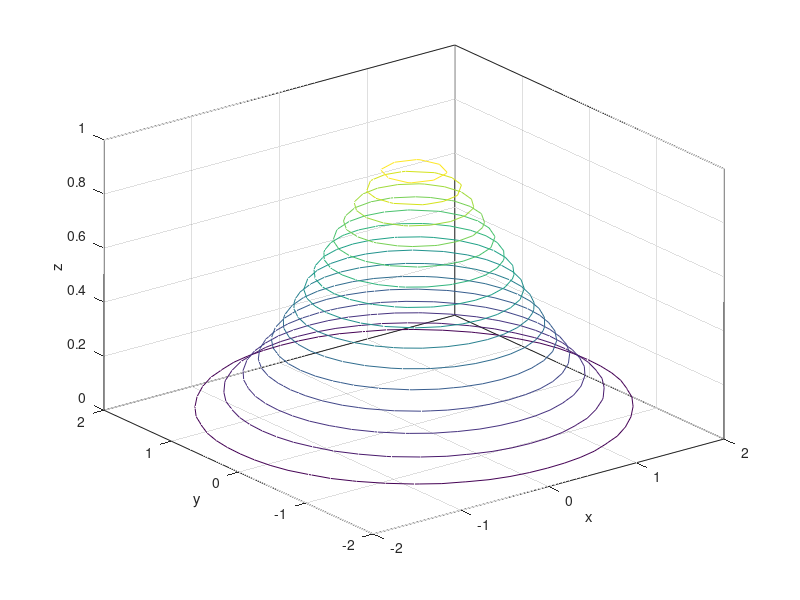

Recreate this plot in MATLAB.
x = -2:0.2:2;
y = -2:0.2:2;
[X,Y] = meshgrid(x,y);
Z = 2.^(-X.^2 - Y.^2);
contour3(X,Y,Z,15)
xlabel('x'); ylabel('y'); zlabel('z');
